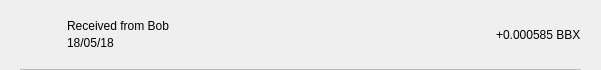
<?xml version="1.0" encoding="UTF-8"?>
<ui version="4.0">
 <class>TxRow</class>
 <widget class="QWidget" name="TxRow">
  <property name="geometry">
   <rect>
    <x>0</x>
    <y>0</y>
    <width>601</width>
    <height>70</height>
   </rect>
  </property>
  <property name="minimumSize">
   <size>
    <width>0</width>
    <height>40</height>
   </size>
  </property>
  <property name="windowTitle">
   <string>Form</string>
  </property>
  <layout class="QVBoxLayout" name="verticalLayout_3">
   <property name="spacing">
    <number>0</number>
   </property>
   <property name="leftMargin">
    <number>0</number>
   </property>
   <property name="topMargin">
    <number>0</number>
   </property>
   <property name="rightMargin">
    <number>0</number>
   </property>
   <property name="bottomMargin">
    <number>0</number>
   </property>
   <item>
    <widget class="QWidget" name="rowContainer" native="true">
     <layout class="QVBoxLayout" name="verticalLayout_2">
      <property name="spacing">
       <number>9</number>
      </property>
      <property name="leftMargin">
       <number>20</number>
      </property>
      <property name="topMargin">
       <number>9</number>
      </property>
      <property name="rightMargin">
       <number>20</number>
      </property>
      <property name="bottomMargin">
       <number>0</number>
      </property>
      <item>
       <widget class="QFrame" name="frame">
        <property name="styleSheet">
         <string notr="true">border:none;</string>
        </property>
        <property name="frameShape">
         <enum>QFrame::StyledPanel</enum>
        </property>
        <property name="frameShadow">
         <enum>QFrame::Raised</enum>
        </property>
        <layout class="QHBoxLayout" name="horizontalLayout" stretch="0,2,0">
         <property name="leftMargin">
          <number>0</number>
         </property>
         <property name="topMargin">
          <number>0</number>
         </property>
         <property name="rightMargin">
          <number>0</number>
         </property>
         <property name="bottomMargin">
          <number>0</number>
         </property>
         <item>
          <widget class="QPushButton" name="icon">
           <property name="focusPolicy">
            <enum>Qt::NoFocus</enum>
           </property>
           <property name="styleSheet">
            <string notr="true">border:none;</string>
           </property>
           <property name="text">
            <string/>
           </property>
           <property name="iconSize">
            <size>
             <width>28</width>
             <height>28</height>
            </size>
           </property>
          </widget>
         </item>
         <item>
          <layout class="QVBoxLayout" name="verticalLayout">
           <property name="spacing">
            <number>3</number>
           </property>
           <property name="leftMargin">
            <number>9</number>
           </property>
           <item>
            <widget class="QLabel" name="lblAddress">
             <property name="styleSheet">
              <string notr="true"/>
             </property>
             <property name="text">
              <string>Received from Bob</string>
             </property>
             <property name="alignment">
              <set>Qt::AlignBottom|Qt::AlignLeading|Qt::AlignLeft</set>
             </property>
            </widget>
           </item>
           <item>
            <widget class="QLabel" name="lblDate">
             <property name="styleSheet">
              <string notr="true"/>
             </property>
             <property name="text">
              <string>18/05/18</string>
             </property>
             <property name="alignment">
              <set>Qt::AlignLeading|Qt::AlignLeft|Qt::AlignTop</set>
             </property>
            </widget>
           </item>
          </layout>
         </item>
         <item>
          <widget class="QLabel" name="lblAmount">
           <property name="styleSheet">
            <string notr="true"/>
           </property>
           <property name="text">
            <string>+0.000585 BBX</string>
           </property>
          </widget>
         </item>
        </layout>
       </widget>
      </item>
      <item>
       <widget class="QLabel" name="lblDivisory">
        <property name="minimumSize">
         <size>
          <width>0</width>
          <height>1</height>
         </size>
        </property>
        <property name="maximumSize">
         <size>
          <width>16777215</width>
          <height>1</height>
         </size>
        </property>
        <property name="styleSheet">
         <string notr="true">background-color:#bababa;</string>
        </property>
        <property name="text">
         <string/>
        </property>
        <property name="alignment">
         <set>Qt::AlignBottom|Qt::AlignLeading|Qt::AlignLeft</set>
        </property>
       </widget>
      </item>
     </layout>
    </widget>
   </item>
  </layout>
 </widget>
 <resources/>
 <connections/>
</ui>
